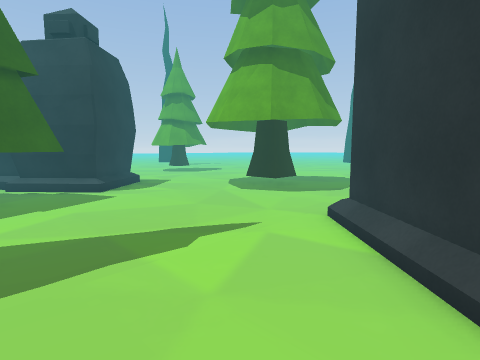
[1] (above)

20 first-person views from a walk through a scene from a Unity 3-D project. The camera is 1.5 m above the floor, tilts 6° down and sees 80° across. Doors are open. The floor is counted in squares, 1 m on a side. Each view is taken from the middle of a square. On the plan, view 1 faces up. The plan holds only what a view shows up to about 14 squares ahead; the rest is blank. The place goes on beyond the plan.

[2]
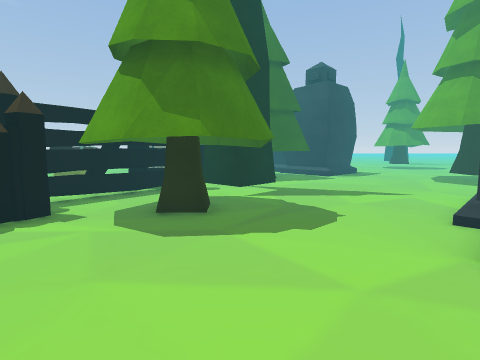

[3]
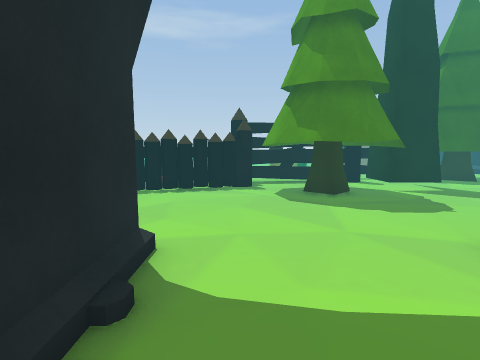

[4]
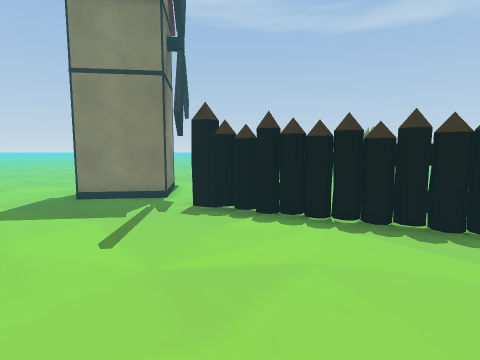

[5]
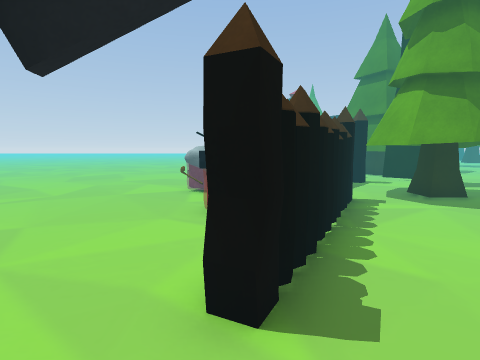

[6]
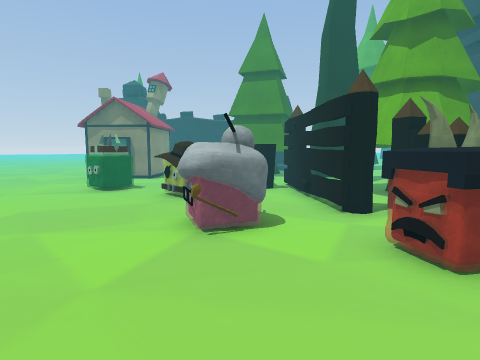

[7]
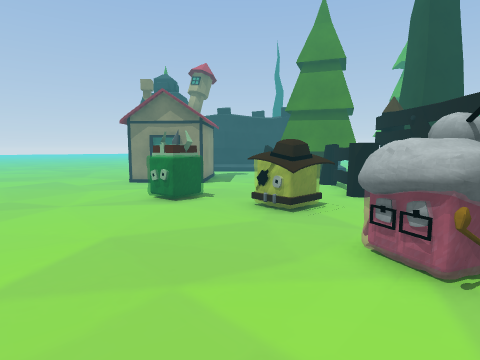

[8]
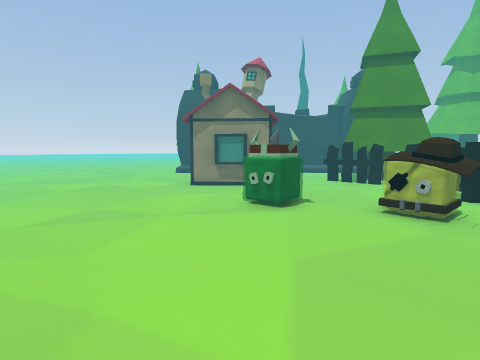

[9]
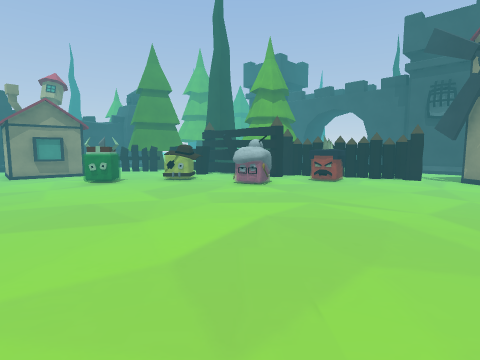

[10]
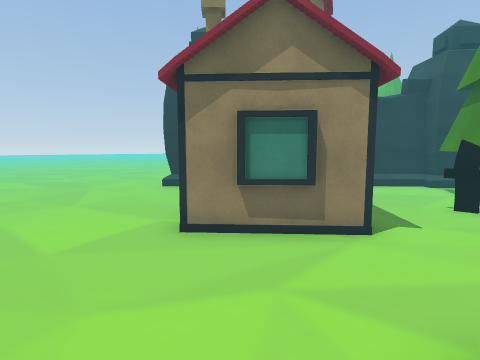

[11]
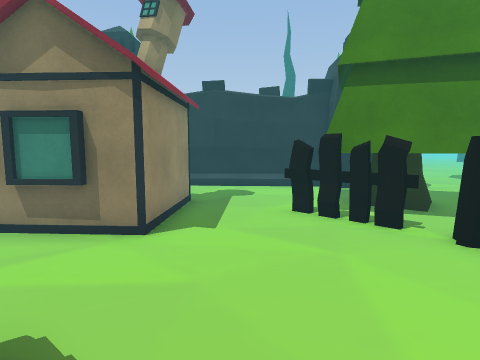

[12]
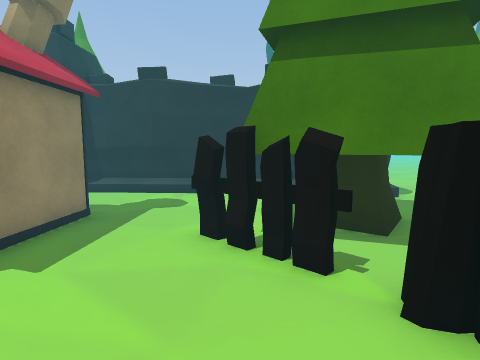

[13]
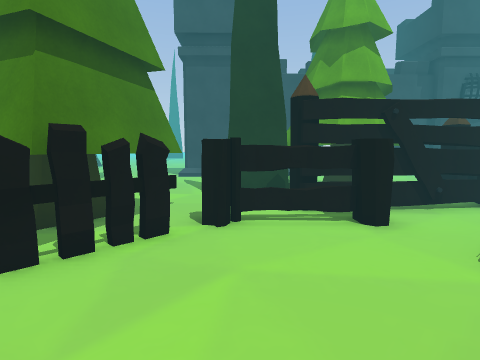

[14]
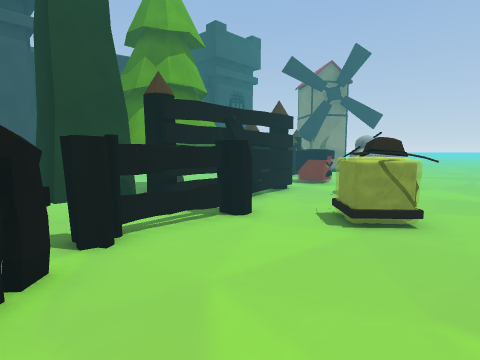

[15]
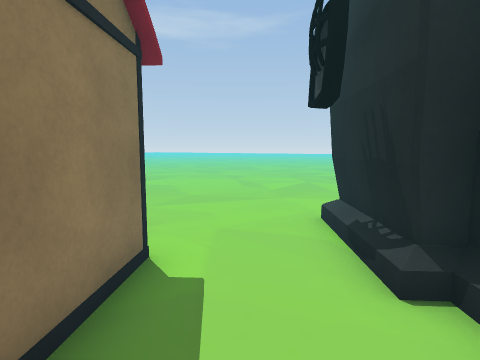

[16]
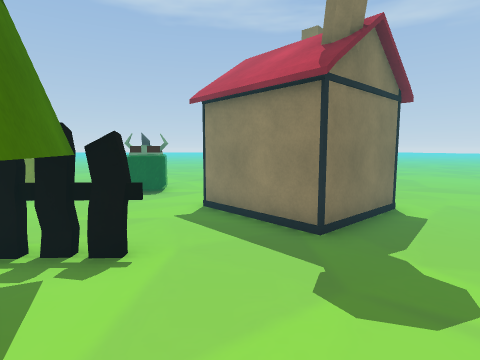

[17]
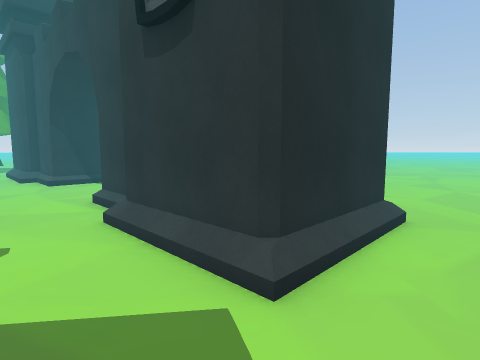

[18]
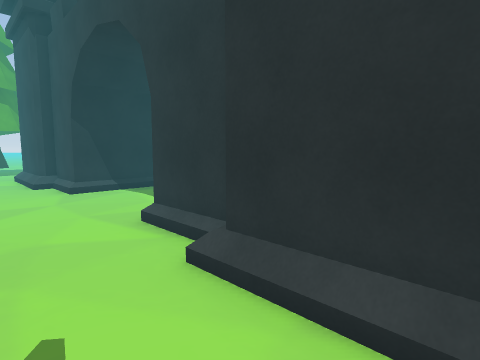

[19]
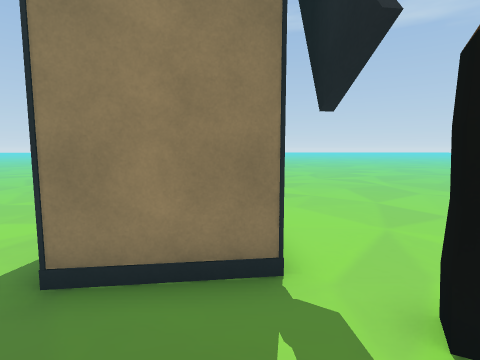

[20]
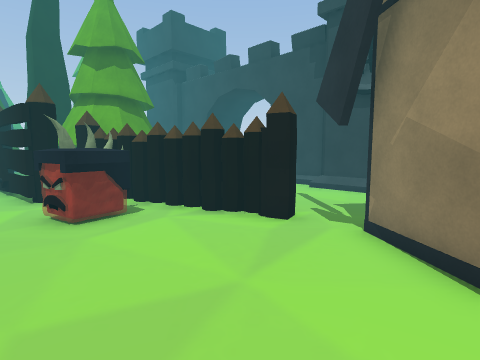

### Floor plan
Key: @ floor where view 1 was taken; # wall or solid block; . floor; D open door; T tree; W tower; F fence; C cone; P pole; G gate; H house; O other object.
Columns run from 19 left of view 1 to 13 right of it. Each row starts with its distance up from view 1.
 14                .....T....
 13               #.....#T...
 12    #          #.....##...
 11 ############  #.........
 10 ...........WWWW.........
  9 ..........T  ..........
  8 ..H#......#   T........
  7 .. ###...T####........
  6 ..   #..FF###T.......#
  5 ..  ##...FFT#T.......#
  4 ..###H....FF.........#
  3 ...........#...T.....##
  2 ...........FC.........#
  1 .....O.....FOC.TTT....#
  0 ....OOO....FO.TT#..@..####
 -1 .....O..OO..O.T#TT.....DD
 -2 .......OOO..O.TT#.....DDD
 -3 ........O...O TTTT...DDDD
 -4 ..........O.OCP.......DDDD.
 -5  ........OO...GG.......DD
 -6  ........OO..OOG......###
 -7  ...........OOOG......#
 -8 .............O.GG.....#
 -9 ................G.....#
-10 ................P.....#        ..
-11 ......................#     .....
-12 ................#.....####.......
-13  ...............###..............
-14 . .............H  #.......

Where each view was taken, in squares from view 1:
view 1: 0 up, 0 right, facing up
view 2: 5 down, 3 right, facing up-left
view 3: 4 down, 7 right, facing left
view 4: 4 down, 2 right, facing down-left
view 5: 12 down, 1 left, facing up-left
view 6: 11 down, 9 left, facing up
view 7: 9 down, 12 left, facing up
view 8: 8 down, 15 left, facing up
view 9: 14 down, 19 left, facing up-right
view 10: 1 down, 16 left, facing up
view 11: 1 down, 12 left, facing up
view 12: 1 up, 10 left, facing up
view 13: 3 up, 14 left, facing right
view 14: 5 up, 13 left, facing down-right
view 15: 9 up, 13 left, facing left
view 16: 10 up, 9 left, facing down-left
view 17: 14 down, 0 right, facing up-right
view 18: 11 down, 0 right, facing up-right
view 19: 10 down, 0 right, facing down-left
view 20: 14 down, 8 left, facing up-right
